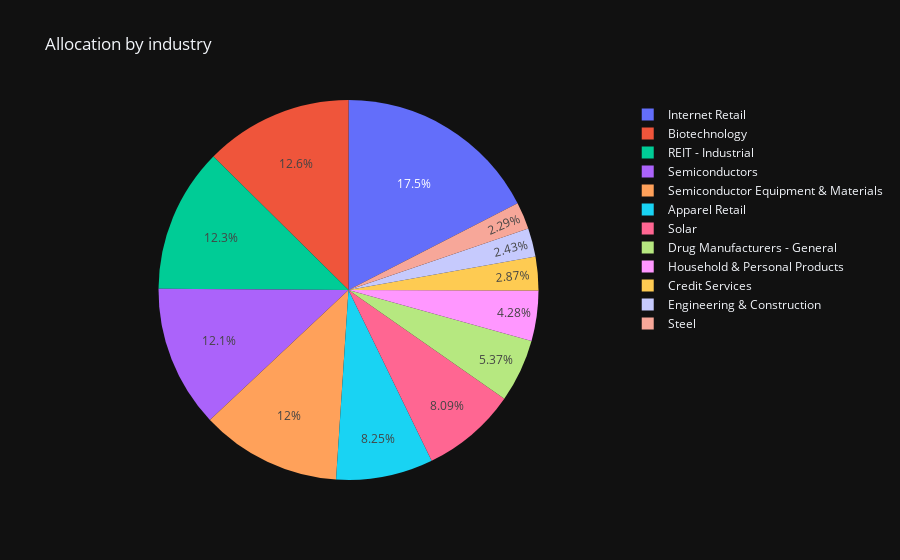

The notebook cell saved with this chart:
### Markdown cell above
## Allocation by industry

### Code cell
pieChart = px.pie(data[['industry', 'investment_value']], values='investment_value', names='industry', title='Allocation by industry')
pieChart.show()

### Figure 1 — Plotly figure (JSON) as saved in the notebook; plotly's stock layout.template omitted (floating-point values rounded to 4 significant figures)
{"data": [{"domain": {"x": [0, 1], "y": [0, 1]}, "hovertemplate": "industry=%{label}<br>investment_value=%{value}<extra></extra>", "labels": ["Biotechnology", "Internet Retail", "Semiconductors", "REIT - Industrial", "Apparel Retail", "Solar", "Semiconductor Equipment & Materials", "Semiconductor Equipment & Materials", "Drug Manufacturers - General", "Internet Retail", "Household & Personal Products", "Credit Services", "Steel", "Engineering & Construction"], "legendgroup": "", "name": "", "showlegend": true, "type": "pie", "values": [490.8, 492.1, 471.8, 479.1, 321.7, 315.3, 249.1, 217.4, 209.4, 188.6, 166.8, 112.0, 89.15, 94.54]}], "layout": {"legend": {"tracegroupgap": 0}, "title": {"text": "Allocation by industry"}}}
